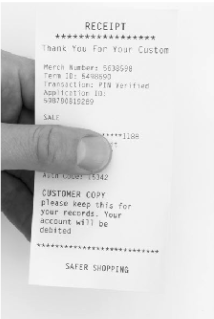
%> input picture Week_4/Uni/Asset/rec1.PNG, 214 x 319 px
$ octave Ch1_histogram.m   (GNU Octave 9; MATLAB toolbox functions it lacks are replaced by stand-ins)
%> lines starting %> are read from the running program, lines starting %| are printed output that depends on the picture
% Set the project directory path where MATLAB will work from
Project_path = 'E:\Matlab\Week_4\Uni\Task_1';

% Change the current working directory to the project folder
cd(Project_path);

%% Loading images

% Read the first image (rec1.PNG) from the asset folder
firstimg = imread("E:\Matlab\Week_4\Uni\Asset\rec1.PNG");
%> firstimg is the input picture: size 319x214x3 uint8; min 4, max 255, mean 218.3

% Read the second image (rec2.PNG) from the asset folder
secondimg = imread("E:\Matlab\Week_4\Uni\Asset\rec2.PNG");
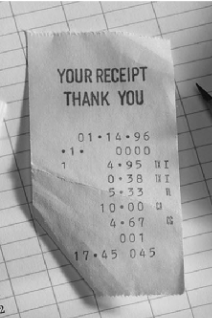
%> input picture Week_4/Uni/Asset/rec2.PNG, 212 x 318 px
%> secondimg is the input picture: size 318x212x3 uint8; min 10, max 254, mean 166.5

% Convert the first image from RGB (color) to grayscale
% Grayscale simplifies intensity analysis for histogram operations
firstimg = rgb2gray(firstimg);
%> firstimg: size 319x214 uint8

% Convert the second image from RGB to grayscale
secondimg = rgb2gray(secondimg);
%> secondimg: size 318x212 uint8


%% Displaying two images

% Create a new figure window
figure;

% Display the first image in the first subplot
subplot(1,2,1)
imshow(firstimg);
title("First Image")

% Display the second image in the second subplot
subplot(1,2,2)
imshow(secondimg);
title("Second Image")

%% Displaying histogram of two images

% Histograms show the distribution of pixel intensity values
% Pixel intensities range from 0 (black) to 255 (white)

figure;

% Histogram of the first image
subplot(1,2,1)
imhist(firstimg);
title("First image Histogram")

% Histogram of the second image
subplot(1,2,2)
imhist(secondimg);
title("Second image Histogram")
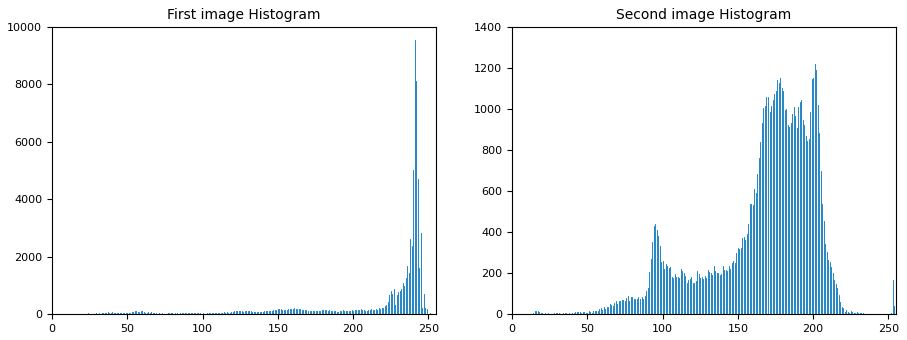
%> figure redrawn from the program's plot data, 2 panels; panel 1: highest point at x = 241, y = 9557; panel 2: highest point at x = 201, y = 1219

%% Adjusting the contrast of first image

% Create a new figure
figure;

% Use imadjust to automatically improve image contrast
% It stretches the intensity values so darker pixels become darker
% and brighter pixels become brighter
firstimgAdj = imadjust(firstimg);
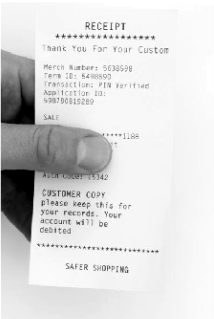
%> firstimgAdj: size 319x214 uint8; min 0, max 255, mean 218.2

% Display original and adjusted image side by side
imshowpair(firstimg, firstimgAdj, "montage");
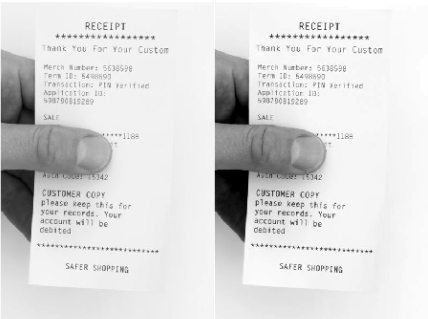
%> displayed picture: size 319x428, on the screen's scale of 0 to 255; min 0, max 255, mean 218.1
title("First image and adjusted image")

%% Comparing histogram of the first image and the adjusted image

figure;

% Histogram of the original first image
subplot(1,2,1);
imhist(firstimg);
title("First image histogram");

% Histogram of the contrast adjusted image
subplot(1,2,2);
imhist(firstimgAdj);
title("Adjusted image histogram");
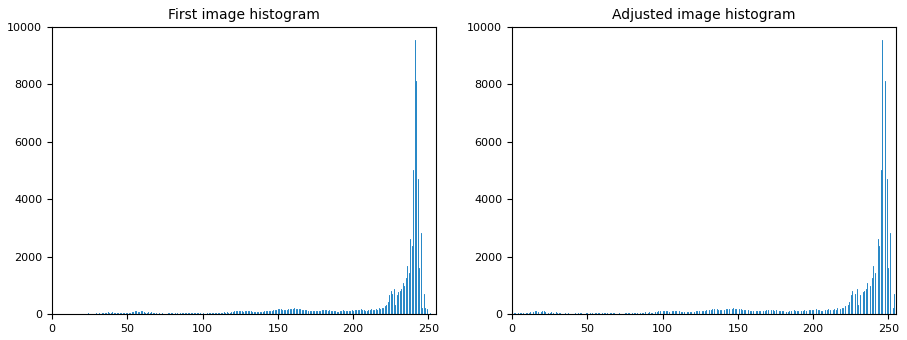
%> figure redrawn from the program's plot data, 2 panels; panel 1: highest point at x = 241, y = 9557; panel 2: highest point at x = 246, y = 9557
